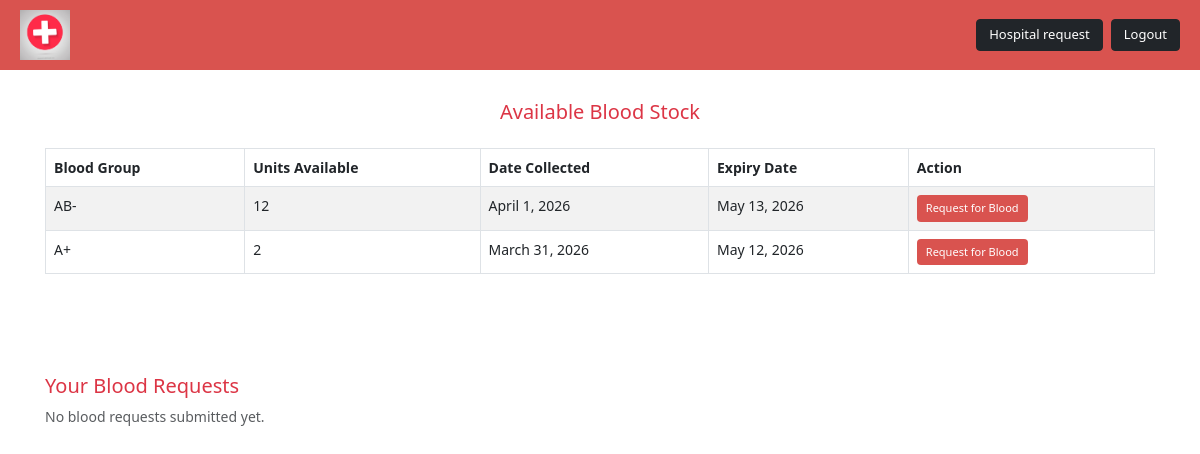
/donationapp/hospitaldashboard (signed in), run on the app's committed database.
### donationapp/models.py (models this page shows, shortened)
class BloodStock(models.Model):
    blood_group = models.CharField(max_length=5, choices=BloodGroupChoices.choices)
    units = models.PositiveIntegerField(
        default=0,
        validators=[MinValueValidator(0)]
    )
    date_collected = models.DateField()
    created_at = models.DateTimeField(auto_now_add=True)
    updated_at = models.DateTimeField(auto_now=True)
    class Meta:
        verbose_name_plural = "Blood Stock"
        indexes = [
            models.Index(fields=['blood_group']),
            models.Index(fields=['date_collected']),
        ]
        unique_together = ['blood_group', 'date_collected']
    @property
    def expiry_date(self) -> date:
        return self.date_collected + timedelta(days=42)

### donationapp/views.py (the view)
# urls.py: path('hospitaldashboard', views.hospitaldashboard, name='hospitaldashboard'),
def hospitaldashboard(request):
    if request.session.get('role') != 'clinic' or not request.session.get('mobile'):
        return redirect('hospital_login')
    hospital = HospitalClinic.objects.filter(contact=request.session['mobile']).first()
    if not hospital:
        return redirect('hospital_login')
    hospital_requests = HospitalBloodRequest.objects.filter(hospital=hospital).order_by('-id')
    stocks = BloodStock.objects.all().order_by('-date_collected')
    return render(request, 'donationapp/hospitaldashboard.html', {
        'stocks': stocks,
        'hospital_requests': hospital_requests,
    })

### templates/donationapp/hospitaldashboard.html (shortened to what this page needs)
<!DOCTYPE html>
<html lang="en">
<head>
  {% load static %}
  <link href="https://cdn.jsdelivr.net/npm/bootstrap@5.3.0/dist/css/bootstrap.min.css" rel="stylesheet">
</head>
<body>
  <div class="header d-flex justify-content-between align-items-center">
    <div class="d-flex align-items-center gap-2">
      <img src="{% static 'img/image/b12.jpg' %}" alt="Logo" class="logo">
    </div>
    <div class="d-flex gap-2">
      <a href="{% url 'hospital_request_blood' %}" class="btn btn-dark btn-sm">Hospital request</a>
      <a href="{% url 'home' %}" class="btn btn-dark btn-sm">Logout</a>
    </div>
  </div>
  <div class="dashboard-content container">
    <h5 class="text-danger text-center mb-4">Available Blood Stock</h5>
  <table class="table table-bordered table-striped">
    <thead>
      <tr>
        <th>Blood Group</th>
        <th>Units Available</th>
        <th>Date Collected</th>
        <th>Expiry Date</th>
        <th>Action</th>
      </tr>
    </thead>
    <tbody>
      {% for stock in stocks %}
      <tr>
        <td>{{ stock.blood_group }}</td>
        <td>{{ stock.units }}</td>
        <td>{{ stock.date_collected }}</td>
        <td>{{ stock.expiry_date }}</td>
        <td>
            <a href="{% url 'recipientlogin' %}" class="btn btn-sm btn-donate">Request for Blood</a>
          </td>
      </tr>
      {% empty %}
      <tr>
        <td colspan="4" class="text-center">No blood stock available.</td>
      </tr>
      {% endfor %}
    </tbody>
  </table>
</div>
<div class="dashboard-content container">
<h5 class="text-danger mt-4">Your Blood Requests</h5>
{% if hospital_requests %}
  <table class="table table-bordered table-sm mt-3">
    <thead class="table-danger text-center">
      <tr>
        <th>#</th>
        <th>Organization</th>
        <th>Blood Group</th>
        <th>Units Required</th>
        <th>Purpose</th>
        <th>Status</th>
      </tr>
    </thead>
    <tbody>
      {% for req in hospital_requests %}
        <tr class="text-center">
          <td>{{ forloop.counter }}</td>
          <td>{{ req.organization_name }}</td>
          <td>{{ req.blood_group }}</td>
          <td>{{ req.units_required }}</td>
          <td>{{ req.purpose }}</td>
          <td>
            {% if req.status == 'Approved' %}
              <span class="badge bg-success">Approved</span>
            {% elif req.status == 'Rejected' %}
              <span class="badge bg-danger">Rejected</span>
            {% else %}
              <span class="badge bg-warning text-dark">Pending</span>
            {% endif %}
          </td>
        </tr>
      {% endfor %}
    </tbody>
  </table>
{% else %}
  <p class="text-muted">No blood requests submitted yet.</p>
{% endif %}
  </div>
</body>
</html>

### templates/donationapp/hospitaldashboard.html (style rules this page uses)
body { background-color: #ffffff; font-size: 14px; }
.header { background-color: #d9534f; padding: 10px 20px; }
.header .logo { height: 50px; }
.header .btn { font-size: 13px; padding: 5px 12px; }
.dashboard-content { padding: 30px 15px; }
.btn-donate { background-color: #d9534f; color: white; font-size: 11px; padding: 4px 8px; }

### data on the page
BloodStock: blood_group "AB-", units "12", date_collected "April 1, 2026", expiry_date "May 13, 2026"
BloodStock: blood_group "A+", units "2", date_collected "March 31, 2026", expiry_date "May 12, 2026"
